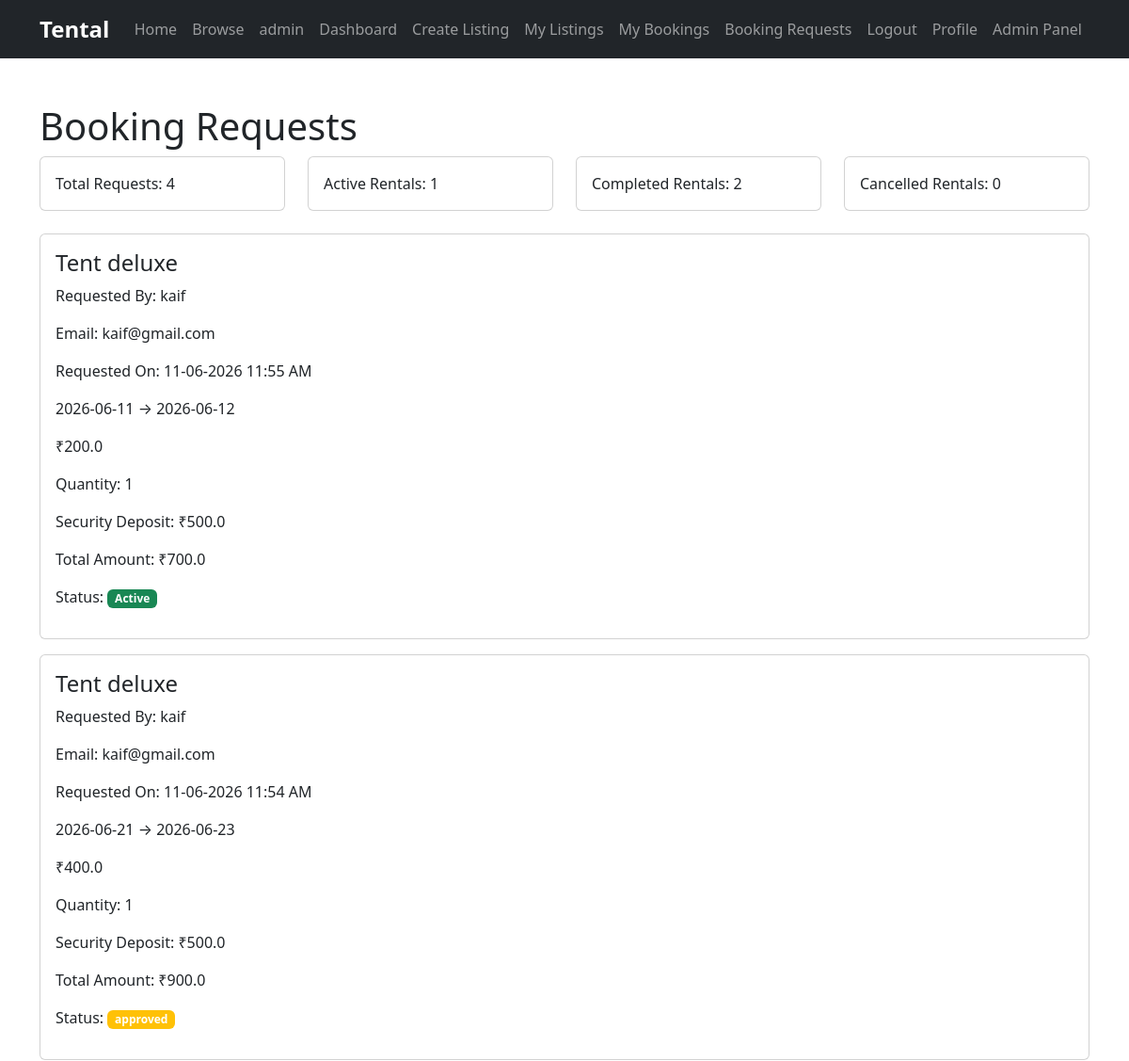
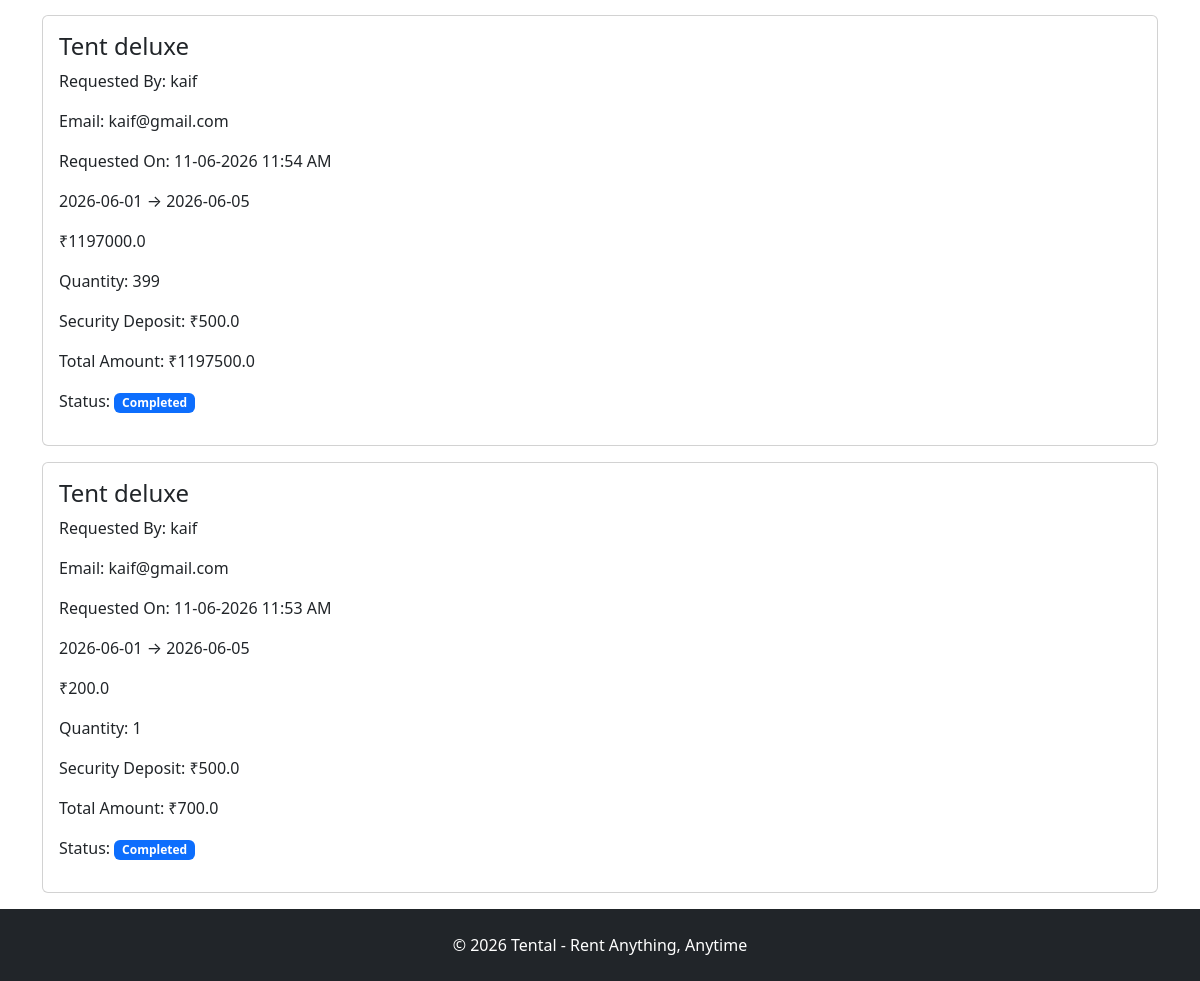
Screenshot of /booking-requests (signed in) with the database file from the repository (2 pictures, top to bottom).
### models/user.py (models this page shows)
class User(UserMixin, db.Model):
    id = db.Column(db.Integer, primary_key=True)
    name = db.Column(
        db.String(100),
        nullable=False
    )
    email = db.Column(
        db.String(120),
        unique=True,
        nullable=False
    )
    password = db.Column(
        db.String(255),
        nullable=False
    )
    rentals = db.relationship(
        "RentalItem",
        backref="owner",
        lazy=True
    )
    is_admin = db.Column(
        db.Boolean,
        default=True
    )
    is_active_user = db.Column(
        db.Boolean,
        default=True
    )
    bookings = db.relationship(
        "Booking",
        backref="user",
        lazy=True
    )
    reviews = db.relationship(
        "Review",
        backref="user",
        lazy=True
    )

### models/booking.py (models this page shows)
class Booking(db.Model):
    id = db.Column(
        db.Integer,
        primary_key=True
    )
    user_id = db.Column(
        db.Integer,
        db.ForeignKey("user.id"),
        nullable=False
    )
    rental_item_id = db.Column(
        db.Integer,
        db.ForeignKey("rental_item.id"),
        nullable=False
    )
    status = db.Column(
        db.String(20),
        default="pending"
    )
    start_date = db.Column(
        db.Date,
        nullable=False
    )
    end_date = db.Column(
        db.Date,
        nullable=False
    )
    total_price = db.Column(
        db.Float,
        nullable=False
    )
    created_at = db.Column(
        db.DateTime,
        default=datetime.utcnow
    )
    quantity_booked = db.Column(
        db.Integer,
        nullable=False,
        default=1
    )
    security_deposit = db.Column(
        db.Float,
        nullable=False,
        default=0
    )
    review = db.relationship(
        "Review",
        backref="booking",
        uselist=False
    )

### models/rental_item.py (models this page shows)
class RentalItem(db.Model):
    id = db.Column(db.Integer, primary_key=True)
    title = db.Column(db.String(100), nullable=False)
    description = db.Column(db.Text, nullable=False)
    price_per_day = db.Column(db.Float, nullable=False)
    category = db.Column(db.String(100), nullable=False)
    user_id = db.Column(
        db.Integer,
        db.ForeignKey("user.id"),
        nullable=False
    )
    status = db.Column(
        db.String(20),
        default="pending"
    )
    image = db.Column(
        db.String(255)
    )
    bookings = db.relationship(
        "Booking",
        backref="rental_item",
        lazy=True
    )
    quantity = db.Column(
        db.Integer,
        nullable=False,
        default=1
    )
    security_deposit = db.Column(
        db.Float,
        nullable=False,
        default=0
    )
    reviews = db.relationship(
        "Review",
        backref="rental_item",
        lazy=True,
        cascade="all, delete-orphan"
    )

### routes/main.py (the view)
@main.route("/booking-requests")
@login_required
def booking_requests():
    bookings = Booking.query.join(
        Booking.rental_item
    ).filter(
        RentalItem.user_id == current_user.id
    ).order_by(
        Booking.created_at.desc()
    ).all()
    for booking in bookings:
        update_booking_status(
            booking
        )
    db.session.commit()
    total_requests = len(bookings)
    active_count = sum(
        1 for booking in bookings
        if booking.status == "active"
    )
    completed_count = sum(
        1 for booking in bookings
        if booking.status == "completed"
    )
    cancelled_count = sum(
        1 for booking in bookings
        if booking.status == "cancelled"
    )
    return render_template(
        "booking_requests.html",
        bookings=bookings,
        total_requests=total_requests,
        active_count=active_count,
        completed_count=completed_count,
        cancelled_count=cancelled_count
    )

### models/user.py (called while the page is built)
@login_manager.user_loader
def load_user(user_id):
    return User.query.get(int(user_id))

### routes/main.py (called while the page is built)
def update_booking_status(booking):
    today = date.today()
    if booking.status == "cancelled":
        return
    if booking.start_date <= today <= booking.end_date:
        booking.status = "active"
    elif today > booking.end_date:
        booking.status = "completed"

### templates/booking_requests.html
{% extends "base.html" %} {% block content %}
<div class="container mt-5">
  <h1>Booking Requests</h1>
  <div class="row mb-4">
    <div class="col-md-3">
      <div class="card">
        <div class="card-body">Total Requests: {{ total_requests }}</div>
      </div>
    </div>
    <div class="col-md-3">
      <div class="card">
        <div class="card-body">Active Rentals: {{ active_count }}</div>
      </div>
    </div>
    <div class="col-md-3">
      <div class="card">
        <div class="card-body">Completed Rentals: {{ completed_count }}</div>
      </div>
    </div>
    <div class="col-md-3">
      <div class="card">
        <div class="card-body">Cancelled Rentals: {{ cancelled_count }}</div>
      </div>
    </div>
  </div>
  {% for booking in bookings %}
  <div class="card mb-3">
    <div class="card-body">
      <h4>{{ booking.rental_item.title }}</h4>
      <p>Requested By: {{ booking.user.name }}</p>
      <p>Email: {{ booking.user.email }}</p>
      <p>
        Requested On: {{ booking.created_at.strftime('%d-%m-%Y %I:%M %p') }}
      </p>
      <p>{{ booking.start_date }} → {{ booking.end_date }}</p>
      <p>₹{{ booking.total_price }}</p>
      <p>Quantity: {{ booking.quantity_booked }}</p>
      <p>Security Deposit: ₹{{ booking.security_deposit }}</p>
      <p>Total Amount: ₹{{ booking.total_price + booking.security_deposit }}</p>
      <p>
        Status: {% if booking.status == "active" %}
        <span class="badge bg-success">Active</span>
        {% elif booking.status == "completed" %}
        <span class="badge bg-primary">Completed</span>
        {% elif booking.status == "cancelled" %}
        <span class="badge bg-danger">Cancelled</span>
        {% else %}
        <span class="badge bg-warning"> {{ booking.status }} </span>
        {% endif %}
      </p>
    </div>
  </div>
  {% endfor %}
</div>
{% endblock %}

### templates/base.html (shortened to what this page needs)
<!doctype html>
<html lang="en">
  <head>
    <link
      href="https://cdn.jsdelivr.net/npm/bootstrap@5.3.7/dist/css/bootstrap.min.css"
      rel="stylesheet"
    />
    <link
      rel="stylesheet"
      href="{{ url_for('static', filename='css/style.css') }}"
    />
  </head>
  <body>
    <nav class="navbar navbar-expand-lg navbar-dark bg-dark">
      <div class="container">
        <a class="navbar-brand" href="#">Tental</a>
        <div class="navbar-nav ms-auto">
          <a class="nav-link" href="{{ url_for('main.home') }}">Home</a>
          <a class="nav-link" href="{{ url_for('main.browse') }}">Browse</a>
          {% if current_user.is_authenticated %}
          <span class="nav-link"> {{ current_user.name }} </span>
          <a class="nav-link" href="{{ url_for('main.owner_dashboard') }}">
            Dashboard
          </a>
          <a class="nav-link" href="{{ url_for('main.create_listing') }}">
            Create Listing
          </a>
          <a class="nav-link" href="{{ url_for('main.my_listings') }}">
            My Listings
          </a>
          <a class="nav-link" href="{{ url_for('main.my_bookings') }}">
            My Bookings
          </a>
          <a class="nav-link" href="{{ url_for('main.booking_requests') }}">
            Booking Requests
          </a>
          <a class="nav-link" href="{{ url_for('auth.logout') }}"> Logout </a>
          <a class="nav-link" href="{{ url_for('main.profile') }}"> Profile </a>
          {% if current_user.is_authenticated and current_user.is_admin %}
          <a class="nav-link" href="{{ url_for('main.admin_dashboard') }}">
            Admin Panel
          </a>
          {% endif %} {% else %}
          <a class="nav-link" href="{{ url_for('auth.login') }}"> Login </a>
          <a class="nav-link" href="{{ url_for('auth.register') }}">
            Register
          </a>
          {% endif %}
        </div>
      </div>
    </nav>
    <main class="flex-grow-1">{% block content %} {% endblock %}</main>
    <footer id="footer-section" class="bg-dark text-white text-center py-4">
      <p class="mb-0">© 2026 Tental - Rent Anything, Anytime</p>
    </footer>
  </body>
</html>

### static/css/style.css (style rules this page uses)
:root { --primary-color: #2E8B57; --secondary-color: #1E293B; }
html, body { height: 100%; }
body { display: flex; flex-direction: column; }
#footer-section { margin-top: auto; }
.navbar-brand { font-size: 1.5rem; font-weight: 700; }

### rows the page displays
User: name "admin"
Booking: rental_item "Tent deluxe", user.name "kaif", user.email "kaif@gmail.com", created_at "11-06-2026 11:55 AM", start_date "2026-06-11", end_date "2026-06-12", total_price "200.0", quantity_booked "1", security_deposit "500.0", booking.total_price+booking.security_deposit "700.0", status "Active"
Booking: rental_item "Tent deluxe", user.name "kaif", user.email "kaif@gmail.com", created_at "11-06-2026 11:54 AM", start_date "2026-06-21", end_date "2026-06-23", total_price "400.0", quantity_booked "1", security_deposit "500.0", booking.total_price+booking.security_deposit "900.0", status "approved"
Booking: rental_item "Tent deluxe", user.name "kaif", user.email "kaif@gmail.com", created_at "11-06-2026 11:54 AM", start_date "2026-06-01", end_date "2026-06-05", total_price "1197000.0", quantity_booked "399", security_deposit "500.0", booking.total_price+booking.security_deposit "1197500.0", status "Completed"
Booking: rental_item "Tent deluxe", user.name "kaif", user.email "kaif@gmail.com", created_at "11-06-2026 11:53 AM", start_date "2026-06-01", end_date "2026-06-05", total_price "200.0", quantity_booked "1", security_deposit "500.0", booking.total_price+booking.security_deposit "700.0", status "Completed"

### other values shown
{{ total_requests }} "4"
{{ active_count }} "1"
{{ completed_count }} "2"
{{ cancelled_count }} "0"
